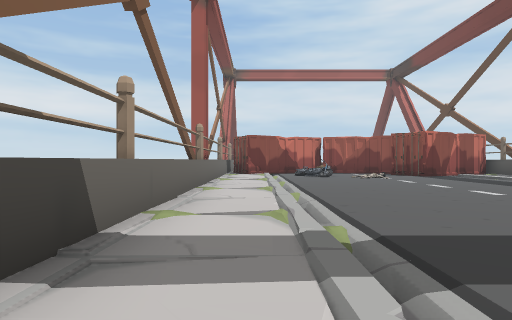
view 1 (above)

16 first-person views from a walk through a 3-D level made in the Unity game engine. The camera is 1.2 m above the floor, looks level and sees 75° across. The floor is counted in squares, 2.06 m on a side. Each view is taken from the middle of a square. On the plan, view 1 faces up. The plan holds only what a view shows up to about 10 squares ahead; the rest is blank. The place goes on beyond the plan. The player is left out. Some animated figures are not drawn. Door leaves are left out, so doorways stand open.

view 2
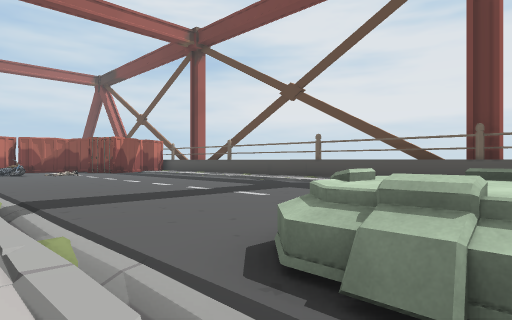

view 3
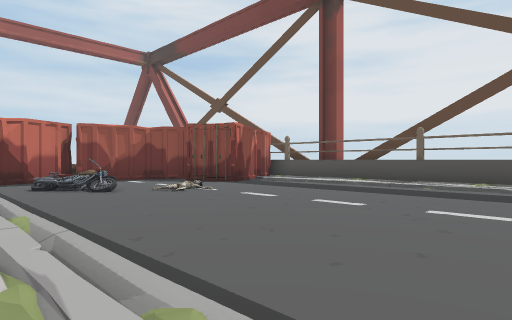

view 4
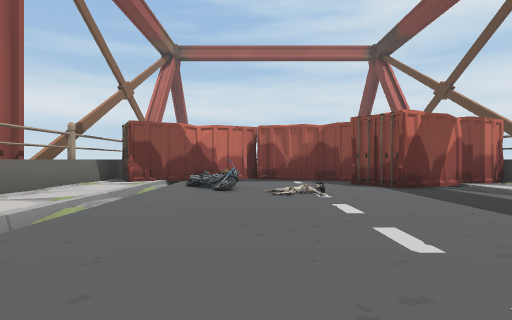

view 5
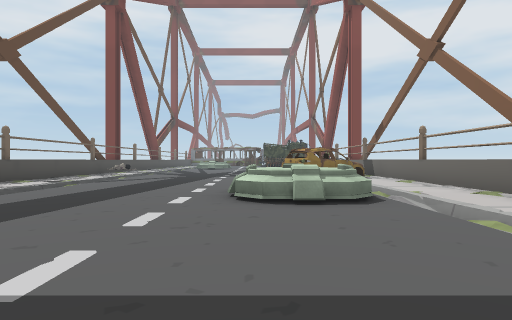

view 6
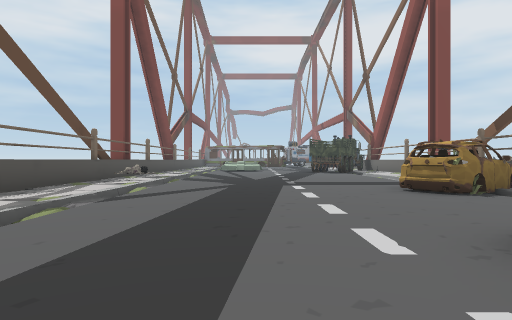

view 7
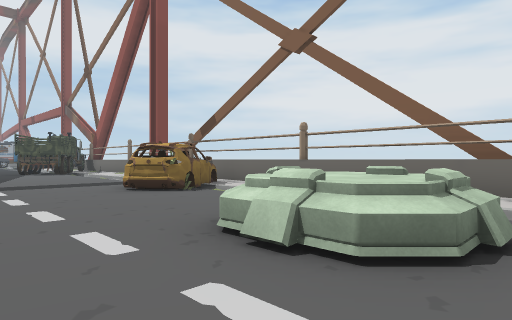

view 8
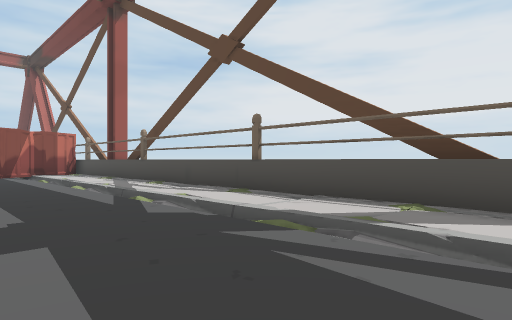

view 9
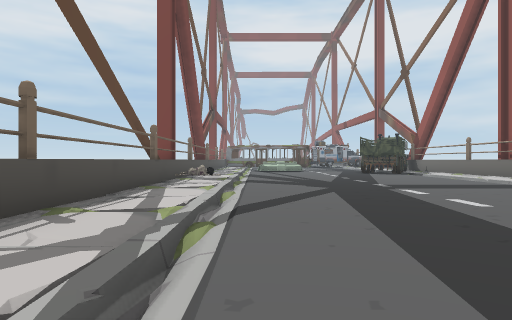

view 10
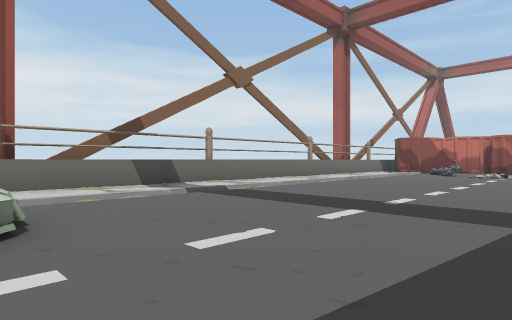

view 11
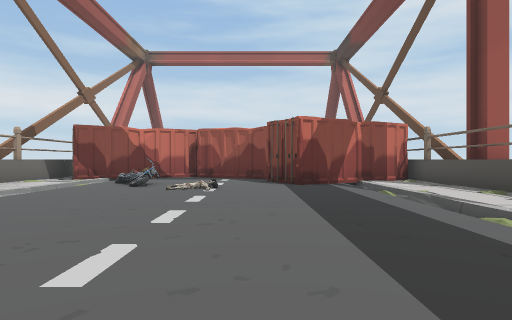

view 12
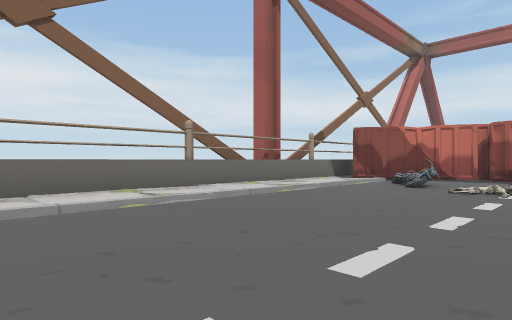

view 13
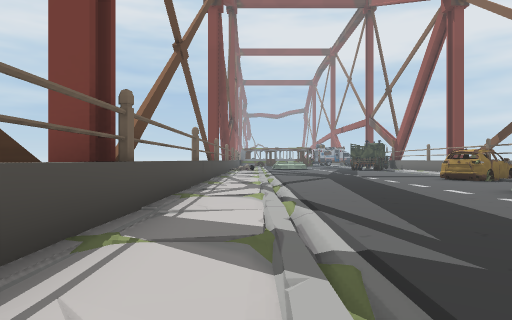

view 14
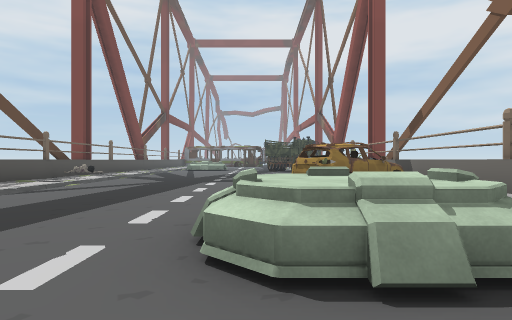

view 15
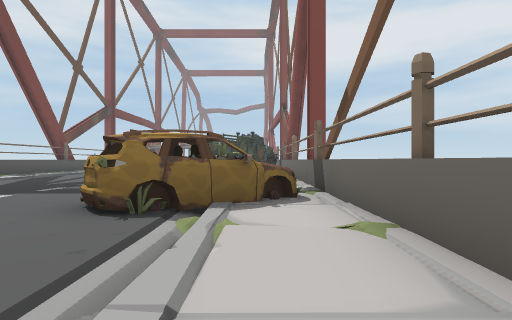

view 16
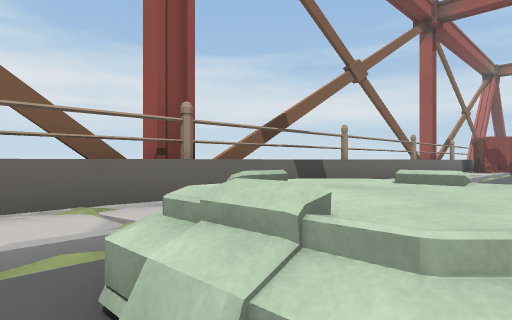

### Floor plan
Key: @ floor where view 1 was taken; # wall or solid block; . floor; / step, stairs or slope; = window, fence, low wall or low ledge; ^ raised ledge; C container; O other object.
Columns run from 2 left of view 1 to 10 right of it. Each row starts with its distance up from view 1.
 15  #O######CC
 14 # OC....# OC
 13 #  /....##CO^
 12 ^  /O...C#  ^
 11 #  /......  #
 10 ^. /......  ^
  9 #O /......  ^
  8 #  /......  #
  7 =. /......  #
  6 #O /......  ^
  5 #../......  #
  4 =  /......  #
  3 #O /.......=^
  2 #. /...... .#
  1 =. /......  #
  0 ^O@/...... =^
 -1 #. /...... /#
 -2 ^. /^^....  ^
 -3 #O./^^.... =^
 -4 #  /...... #
 -5 #O /...... #
 -6 #  /...... #^
 -7 # .##..... #
 -8 #O^#...... #^
 -9 = ^....... =
-10 #  .......O#
-11 #  ....... #^
-12 ^O ....... =

Positions as (right, up) in squares from view 1, and headings:
1: (0, 0), facing up
2: (0, -3), facing up-right
3: (0, 5), facing up-right
4: (3, 5), facing up
5: (3, 3), facing down
6: (5, -1), facing down
7: (5, -1), facing down-left
8: (5, -1), facing up-right
9: (7, -2), facing down
10: (6, -2), facing up-left
11: (5, 4), facing up
12: (5, 4), facing up-left
13: (8, 3), facing down
14: (3, 0), facing down
15: (0, -3), facing down
16: (3, -4), facing up-left
